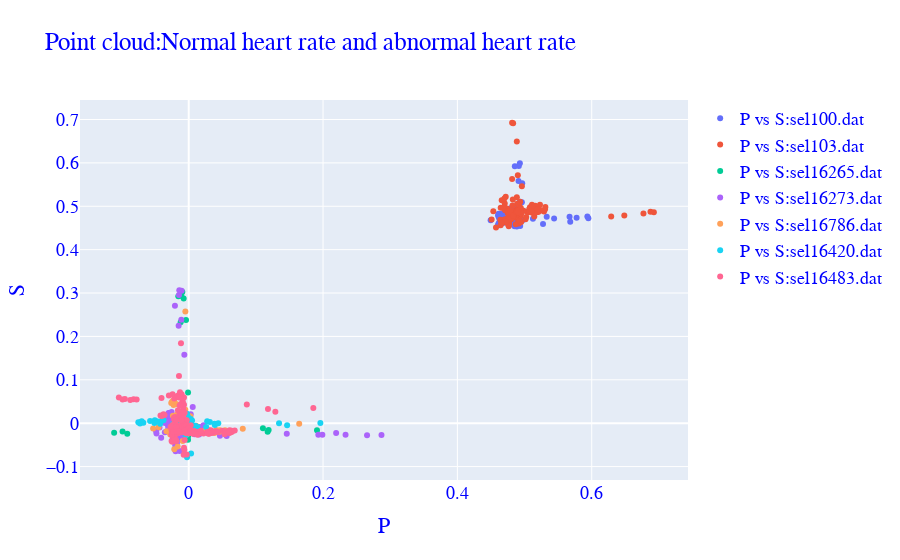

The notebook cell saved with this chart:
### Code cell
p1.plotter_()

### Figure 1 — Plotly figure (JSON) as saved in the notebook; plotly's stock layout.template omitted (floating-point values rounded to 4 significant figures; data arrays with more than 128 entries replaced by an {"elided": "..."} marker saying what was removed)
{"data": [{"mode": "markers", "name": "P vs S:sel100.dat", "type": "scatter", "x": {"elided": "199 float values"}, "y": {"elided": "199 float values"}}, {"mode": "markers", "name": "P vs S:sel103.dat", "type": "scatter", "x": {"elided": "181 float values"}, "y": {"elided": "181 float values"}}, {"mode": "markers", "name": "P vs S:sel16265.dat", "type": "scatter", "x": {"elided": "158 float values"}, "y": {"elided": "158 float values"}}, {"mode": "markers", "name": "P vs S:sel16273.dat", "type": "scatter", "x": {"elided": "209 float values"}, "y": {"elided": "209 float values"}}, {"mode": "markers", "name": "P vs S:sel16786.dat", "type": "scatter", "x": {"elided": "138 float values"}, "y": {"elided": "138 float values"}}, {"mode": "markers", "name": "P vs S:sel16420.dat", "type": "scatter", "x": {"elided": "190 float values"}, "y": {"elided": "190 float values"}}, {"mode": "markers", "name": "P vs S:sel16483.dat", "type": "scatter", "x": {"elided": "192 float values"}, "y": {"elided": "192 float values"}}], "layout": {"font": {"color": "Blue", "family": "Courier New, monospace", "size": 18}, "title": {"text": "Point cloud:Normal heart rate and abnormal heart rate"}, "xaxis": {"title": {"text": "P"}}, "yaxis": {"title": {"text": "S"}}}}
